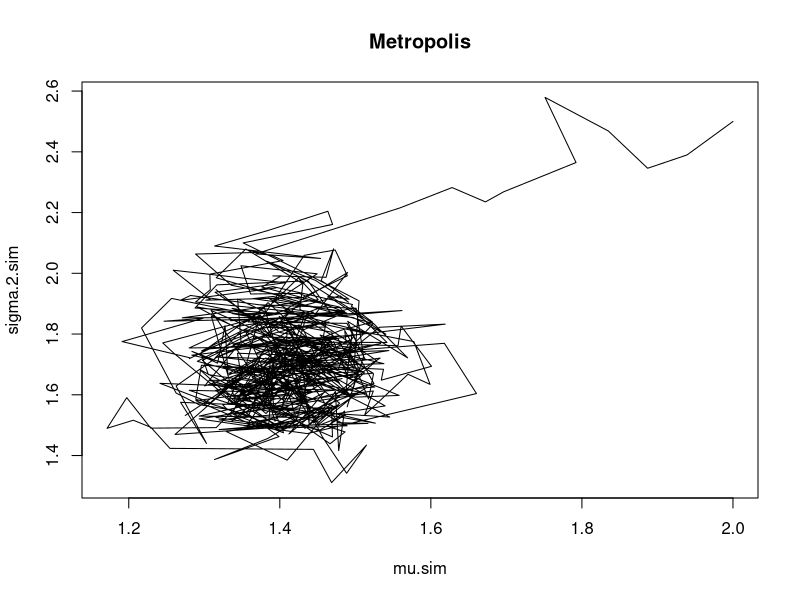

Write the R code that produced this figure.
## ---- chunk 1
# setting
n = 271
ybar = 1.4
s.2 = 1.684

mu0 = 1.10
tau.2.0 = sigma.2.0 = 1.17
nu0 = 1

# convenience functions
# inverse chi-square density
dinvchisq = function(x, df, scale){
  if(x>0)
    ((df/2)^(df/2) / gamma(df/2)) * scale^df *x^(-(df/2+1))*exp(-df*scale/(2*x))
  else 0
}

likelihood = function(mu, sigma.2){
  sigma.2^(-n/2)*exp(-(n-1)*s.2/(2*sigma.2))*exp(-n*(mu-ybar)^2/(2*sigma.2))
}

# evaluating ratio funciton
ratio = function(mu.prop, sigma.2.prop, mu.old, sigma.2.old){
  dnorm(mu.prop, mu0, sqrt(tau.2.0)) *dinvchisq(sigma.2.prop, nu0, sigma.2.0) * likelihood(mu.prop, sigma.2.prop) /
    (dnorm(mu.old, mu0, sqrt(tau.2.0)) * dinvchisq(sigma.2.old, nu0, sigma.2.0) * likelihood(mu.old, sigma.2.old))
}
## ---- chunk 2
# run gibbs sampler:
n.sim = 1000
mu.sim = numeric(n.sim)
sigma.2.sim = numeric(n.sim)
accept.prob = numeric(n.sim-1) # no need for final draw

# arbitrary chosen proposal
rho = 0.01

# starting values
mu.sim[1]=2
sigma.2.sim[1] = 2.5

for(t in 2:n.sim){
  mu.prop = rnorm(1, mu.sim[t-1], sqrt(rho))
  sigma.2.prop = rnorm(1, sigma.2.sim[t-1], sqrt(rho))
  
  accept.prob[t-1] = min(ratio(mu.prop, sigma.2.prop, mu.sim[t-1], sigma.2.sim[t-1]), 1)
  if(runif(1) < accept.prob[t-1])
  {
    mu.sim[t] = mu.prop
    sigma.2.sim[t] = sigma.2.prop
  } else 
  {
    mu.sim[t] = mu.sim[t-1]
    sigma.2.sim[t] =sigma.2.sim[t-1]
  }
}
## ---- chunk 3
mean(accept.prob)
plot(mu.sim, sigma.2.sim, type="l" , main="Metropolis")
